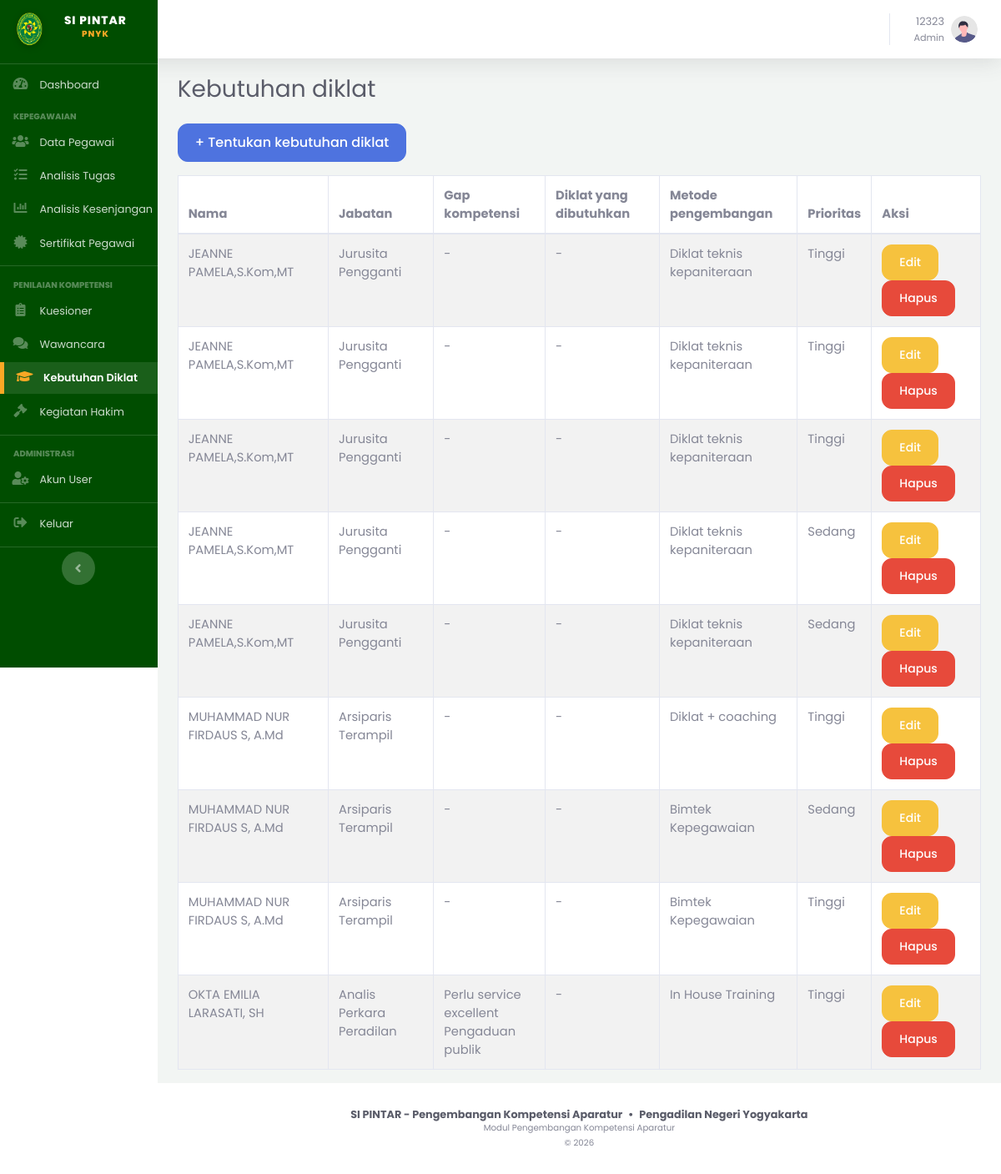
The page /admin/diklat/index.php (signed in) on the database its author committed.
### tables this page shows
CREATE TABLE `kebutuhan_diklat` (
  `id_kebutuhan` int(10) UNSIGNED NOT NULL,
  `id_pegawai` int(10) UNSIGNED NOT NULL,
  `id_kesenjangan` int(10) UNSIGNED DEFAULT NULL,
  `id_diklat` int(10) UNSIGNED DEFAULT NULL,
  `metode_pengembangan` varchar(100) DEFAULT NULL,
  `prioritas` enum('Tinggi','Sedang','Rendah') NOT NULL DEFAULT 'Sedang',
  `status` enum('Diusulkan','Disetujui','Terlaksana','Ditolak') NOT NULL DEFAULT 'Diusulkan',
  `tahun_rencana` year(4) NOT NULL,
  `catatan` text DEFAULT NULL,
  `created_at` timestamp NOT NULL DEFAULT current_timestamp(),
  `updated_at` timestamp NOT NULL DEFAULT current_timestamp() ON UPDATE current_timestamp()
);

CREATE TABLE `pegawai` (
  `id_pegawai` int(10) UNSIGNED NOT NULL,
  `nip` varchar(30) NOT NULL,
  `nama_lengkap` varchar(150) NOT NULL,
  `id_jabatan` int(10) UNSIGNED NOT NULL,
  `status_aktif` enum('Aktif','Non-Aktif') NOT NULL DEFAULT 'Aktif',
  `dibuat_oleh` int(10) UNSIGNED DEFAULT NULL COMMENT 'users.id_user (role Admin) yang menginput data ini',
  `created_at` timestamp NOT NULL DEFAULT current_timestamp(),
  `updated_at` timestamp NOT NULL DEFAULT current_timestamp() ON UPDATE current_timestamp()
);

CREATE TABLE `jabatan` (
  `id_jabatan` int(10) UNSIGNED NOT NULL,
  `kode_jabatan` varchar(20) NOT NULL,
  `nama_jabatan` varchar(100) NOT NULL,
  `is_penilai` tinyint(1) NOT NULL DEFAULT 0 COMMENT '1 = jabatan ini berpotensi menjadi user Penilai',
  `created_at` timestamp NOT NULL DEFAULT current_timestamp()
);

CREATE TABLE `analisis_kesenjangan_kompetensi` (
  `id_kesenjangan` int(10) UNSIGNED NOT NULL,
  `id_jabatan` int(10) UNSIGNED NOT NULL,
  `id_pegawai` int(10) UNSIGNED NOT NULL,
  `kompetensi_jabatan` text NOT NULL COMMENT 'Standar/kebutuhan kompetensi untuk jabatan',
  `kompetensi_pegawai_saat_ini` text NOT NULL COMMENT 'Kondisi/skor kompetensi pegawai saat ini',
  `gap_kompetensi` text NOT NULL COMMENT 'Nilai selisih/kategori gap',
  `dampak` text DEFAULT NULL COMMENT 'Dampak dari adanya gap kompetensi',
  `created_at` timestamp NOT NULL DEFAULT current_timestamp(),
  `updated_at` timestamp NOT NULL DEFAULT current_timestamp() ON UPDATE current_timestamp()
);

### includes/auth.php (called while the page is built, shortened)
<?php
function currentUser(): array
{
    return [
        'id_user'      => $_SESSION['id_user'] ?? null,
        'nip'          => $_SESSION['nip'] ?? null,
        'role'         => $_SESSION['role'] ?? null,
        'id_pegawai'   => $_SESSION['id_pegawai'] ?? null,
        'nama'         => $_SESSION['nama'] ?? null,
        'id_jabatan'   => $_SESSION['id_jabatan'] ?? null,
        'nama_jabatan' => $_SESSION['nama_jabatan'] ?? null,
    ];
}

### admin/diklat/index.php (the view, shortened to what this page needs)
<?php
$pdo = Database::getConnection();
$data = $pdo->query(
    "SELECT kd.*, p.nama_lengkap, j.nama_jabatan, d.nama_diklat,
            g.gap_kompetensi
     FROM kebutuhan_diklat kd
     JOIN pegawai p ON p.id_pegawai = kd.id_pegawai
     JOIN jabatan j ON j.id_jabatan = p.id_jabatan
     LEFT JOIN diklat d ON d.id_diklat = kd.id_diklat
     LEFT JOIN analisis_kesenjangan_kompetensi g ON g.id_kesenjangan = kd.id_kesenjangan
     ORDER BY j.id_jabatan, p.nama_lengkap, kd.created_at DESC"
)->fetchAll();
$pageTitle = 'Kebutuhan diklat';
require_once __DIR__ . '/../../includes/header.php';
?>
<a href="tambah.php" class="btn btn-primary mb-3">+ Tentukan kebutuhan diklat</a>
<table class="table table-bordered table-striped bg-white">
<thead><tr><th>Nama</th><th>Jabatan</th><th>Gap kompetensi</th><th>Diklat yang dibutuhkan</th><th>Metode pengembangan</th><th>Prioritas</th><th>Aksi</th></tr></thead>
<tbody>
<?php foreach ($data as $row): ?>
<tr>
  <td><?= htmlspecialchars($row['nama_lengkap']) ?></td>
  <td><?= htmlspecialchars($row['nama_jabatan']) ?></td>
  <td><?= nl2br(htmlspecialchars($row['gap_kompetensi'] ?? '-')) ?></td>
  <td><?= htmlspecialchars($row['nama_diklat'] ?? '-') ?></td>
  <td><?= htmlspecialchars($row['metode_pengembangan'] ?? '-') ?></td>
  <td><?= htmlspecialchars($row['prioritas']) ?></td>
  <td>
    <a href="edit.php?id=<?= (int) $row['id_kebutuhan'] ?>" class="btn btn-sm btn-warning">Edit</a>
    <a href="hapus.php?id=<?= (int) $row['id_kebutuhan'] ?>" class="btn btn-sm btn-danger" onclick="return confirm('Hapus kebutuhan diklat ini?')">Hapus</a>
  </td>
</tr>
<?php endforeach; ?>
</tbody>
</table>
<?php require_once __DIR__ . '/../../includes/footer.php'; ?>

### includes/header.php (shortened to what this page needs)
<?php
$user = currentUser();
$currentScript = $_SERVER['SCRIPT_NAME'] ?? ($_SERVER['PHP_SELF'] ?? '');
function siPintarMenuActive(string $needle, string $path): string
{
    return (strpos($path, $needle) !== false) ? 'active' : '';
}
?>
<!DOCTYPE html>
<html lang="id">
<head>
<link href="<?= BASE_URL ?>/assets/vendor/fontawesome-free/css/all.min.css" rel="stylesheet" type="text/css">
<link href="<?= BASE_URL ?>/assets/css/sb-admin-2.min.css" rel="stylesheet">
<link href="<?= BASE_URL ?>/assets/css/style.css" rel="stylesheet">
</head>
<body id="page-top">
<div id="wrapper">
<ul class="navbar-nav sidebar sidebar-dark accordion" id="accordionSidebar"
    style="background: linear-gradient(180deg, #004d00 10%, #004d00 100%); position: sticky; top: 0; height: 100vh; overflow-y: hidden; overflow-x: hidden; z-index: 1050;">
    <a class="sidebar-brand d-flex align-items-center justify-content-center" href="<?= BASE_URL ?>/index.php">
        <div class="sidebar-brand-icon">
            <img src="<?= BASE_URL ?>/assets/img/logo.png" style="width: 40px; filter: drop-shadow(0 2px 4px rgba(0,0,0,0.2));">
        </div>
        <div class="sidebar-brand-text mx-2" style="font-weight: 800; letter-spacing: 1px;">
            SI PINTAR <sup style="color: #F9A825;">PNYK</sup>
        </div>
    </a>
    <hr class="sidebar-divider my-0">
    <?php if ($user['role'] === 'Admin'): ?>
        <li class="nav-item <?= siPintarMenuActive('/admin/dashboard.php', $currentScript) ?>">
            <a class="nav-link" href="<?= BASE_URL ?>/admin/dashboard.php">
                <i class="fas fa-fw fa-tachometer-alt"></i>
                <span>Dashboard</span>
            </a>
        </li>
        <div class="sidebar-heading">Kepegawaian</div>
        <li class="nav-item <?= siPintarMenuActive('/admin/pegawai/', $currentScript) ?>">
            <a class="nav-link" href="<?= BASE_URL ?>/admin/pegawai/index.php">
                <i class="fas fa-fw fa-users"></i>
                <span>Data Pegawai</span>
            </a>
        </li>
        <li class="nav-item <?= siPintarMenuActive('/admin/analisis_tugas/', $currentScript) ?>">
            <a class="nav-link" href="<?= BASE_URL ?>/admin/analisis_tugas/index.php">
                <i class="fas fa-fw fa-tasks"></i>
                <span>Analisis Tugas</span>
            </a>
        </li>
        <li class="nav-item <?= siPintarMenuActive('/admin/gap/', $currentScript) ?>">
            <a class="nav-link" href="<?= BASE_URL ?>/admin/gap/index.php">
                <i class="fas fa-fw fa-chart-bar"></i>
                <span>Analisis Kesenjangan</span>
            </a>
        </li>
        <li class="nav-item <?= siPintarMenuActive('/admin/sertifikat/', $currentScript) ?>">
            <a class="nav-link" href="<?= BASE_URL ?>/admin/sertifikat/index.php">
                <i class="fas fa-fw fa-certificate"></i>
                <span>Sertifikat Pegawai</span>
            </a>
        </li>
        <hr class="sidebar-divider">
        <div class="sidebar-heading">Penilaian Kompetensi</div>
        <li class="nav-item <?= siPintarMenuActive('/admin/kuesioner/', $currentScript) ?>">
            <a class="nav-link" href="<?= BASE_URL ?>/admin/kuesioner/index.php">
                <i class="fas fa-fw fa-clipboard-list"></i>
                <span>Kuesioner</span>
            </a>
        </li>
        <li class="nav-item <?= siPintarMenuActive('/admin/wawancara/', $currentScript) ?>">
            <a class="nav-link" href="<?= BASE_URL ?>/admin/wawancara/index.php">
                <i class="fas fa-fw fa-comments"></i>
                <span>Wawancara</span>
            </a>
        </li>
        <li class="nav-item <?= siPintarMenuActive('/admin/diklat/', $currentScript) ?>">
            <a class="nav-link" href="<?= BASE_URL ?>/admin/diklat/index.php">
                <i class="fas fa-fw fa-graduation-cap"></i>
                <span>Kebutuhan Diklat</span>
            </a>
        </li>
        <li class="nav-item <?= siPintarMenuActive('/penilai/kegiatan_hakim/', $currentScript) ?>">
            <a class="nav-link" href="<?= BASE_URL ?>/penilai/kegiatan_hakim/index.php">
                <i class="fas fa-fw fa-gavel"></i>
                <span>Kegiatan Hakim</span>
            </a>
        </li>
    <?php endif; ?>
    <hr class="sidebar-divider">
    <?php if ($user['role'] === 'Admin'): ?>
    <div class="sidebar-heading">Administrasi</div>
    <li class="nav-item <?= siPintarMenuActive('/admin/users/', $currentScript) ?>">
        <a class="nav-link" href="<?= BASE_URL ?>/admin/users/index.php">
            <i class="fas fa-fw fa-user-cog"></i>
            <span>Akun User</span>
        </a>
    </li>
    <hr class="sidebar-divider">
    <?php endif; ?>
    <li class="nav-item">
        <a class="nav-link" href="<?= BASE_URL ?>/auth/logout.php" id="tombol-logout-sidebar" style="cursor: pointer;">
            <i class="fas fa-fw fa-sign-out-alt"></i>
            <span>Keluar</span>
        </a>
    </li>
    <hr class="sidebar-divider d-none d-md-block">
    <div class="text-center d-none d-md-inline">
        <button class="rounded-circle border-0" id="sidebarToggle"></button>
    </div>
</ul>
<div id="content-wrapper" class="d-flex flex-column">
<div id="content" style="padding-top: 90px;">
<nav class="navbar navbar-expand navbar-light bg-white topbar mb-4 fixed-top shadow">
    <ul class="navbar-nav ml-auto">
        <li class="nav-item dropdown no-arrow">
            <a class="nav-link dropdown-toggle" href="#" id="userDropdown" role="button" data-toggle="dropdown" aria-haspopup="true" aria-expanded="false">
                <span class="mr-2 d-none d-lg-inline text-gray-600 small text-right">
                    <?= htmlspecialchars($user['nama'] ?? $user['nip']) ?><br>
                    <span style="font-size: .7rem;"><?= htmlspecialchars($user['role']) ?><?= $user['nama_jabatan'] ? ' - ' . htmlspecialchars($user['nama_jabatan']) : '' ?></span>
                </span>
                <img class="img-profile rounded-circle" src="<?= BASE_URL ?>/assets/img/undraw_profile.svg">
            </a>
        </li>
    </ul>
</nav>
<div class="container-fluid">
<h1 class="h3 mb-4 text-gray-800"><?= htmlspecialchars($pageTitle ?? '') ?></h1>

### includes/footer.php (shortened to what this page needs)
</div>
</div>
<footer class="sticky-footer bg-white">
    <div class="container my-auto">
        <div class="copyright text-center my-auto">
            <div class="font-weight-bold text-dark mb-1">
                <?= APP_NAME ?> <span class="mx-1">&bull;</span> Pengadilan Negeri Yogyakarta
            </div>
            <div class="small text-secondary mb-2">
                Modul Pengembangan Kompetensi Aparatur
            </div>
            <div class="small text-muted">
                &copy; <?= date('Y') ?>
            </div>
        </div>
    </div>
</footer>
</div>
</div>
</body>
</html>

### assets/css/style.css (style rules this page uses)
:root { --pn-green: #006837; --pn-green-dark: #004d29; --pn-gold: #F9A825; }
body, #wrapper, h1, h2, h3, h4, h5, h6, p, span, a, div, table, input, button, select, textarea { font-family: 'Poppins', sans-serif !important; }
#content-wrapper { background-color: #F2F5F3 !important; }
.btn { border-radius: 12px !important; padding: 10px 20px; font-weight: 500; box-shadow: none !important; }
.sidebar .nav-item.active .nav-link { font-weight: 600 !important; color: #ffffff !important; background-color: rgba(255, 255, 255, 0.1); border-left: 5px solid var(--pn-gold); padding-left: 1rem; border-radius: 0 10px 10px 0; }
.sidebar .nav-item.active .nav-link i { color: var(--pn-gold) !important; }
.table { font-size: .92rem; }
.sidebar .nav-item .nav-link span { font-size: 0.8rem; }
.sidebar-brand-text { font-size: 0.85rem; }
#accordionSidebar { scrollbar-width: none; -ms-overflow-style: none; }
.sidebar .nav-item .nav-link i { color: rgba(255, 255, 255, 0.35) !important; transition: all .2s ease; }
.sidebar .nav-item.active .nav-link i, .sidebar .nav-item .nav-link.active i { color: #F9A825 !important; }
.sidebar:not(.toggled) .nav-item { margin: 0 0 .18rem 0 !important; }
.sidebar:not(.toggled) .nav-item .nav-link { padding: .58rem .9rem !important; line-height: 1.18 !important; }
.sidebar:not(.toggled) .nav-item .nav-link i { font-size: 1rem !important; margin-right: .55rem !important; }
.sidebar:not(.toggled) .sidebar-heading { padding: .62rem 1rem .24rem !important; margin: 0 !important; font-size: .62rem !important; opacity: .85; }
.sidebar:not(.toggled) .sidebar-divider { margin: .36rem 0 !important; }
.sidebar:not(.toggled) .sidebar-brand { padding: 1.2rem 1rem !important; }

### rows shown on the page
kebutuhan_diklat: id_pegawai.nama_lengkap "JEANNE PAMELA,S.Kom,MT", jabatan.nama_jabatan "Jurusita Pengganti", gap_kompetensi "-", nama_diklat "-", metode_pengembangan "Diklat teknis kepaniteraan", prioritas "Tinggi"
kebutuhan_diklat: id_pegawai.nama_lengkap "JEANNE PAMELA,S.Kom,MT", jabatan.nama_jabatan "Jurusita Pengganti", gap_kompetensi "-", nama_diklat "-", metode_pengembangan "Diklat teknis kepaniteraan", prioritas "Tinggi"
kebutuhan_diklat: id_pegawai.nama_lengkap "JEANNE PAMELA,S.Kom,MT", jabatan.nama_jabatan "Jurusita Pengganti", gap_kompetensi "-", nama_diklat "-", metode_pengembangan "Diklat teknis kepaniteraan", prioritas "Tinggi"
kebutuhan_diklat: id_pegawai.nama_lengkap "JEANNE PAMELA,S.Kom,MT", jabatan.nama_jabatan "Jurusita Pengganti", gap_kompetensi "-", nama_diklat "-", metode_pengembangan "Diklat teknis kepaniteraan", prioritas "Sedang"
kebutuhan_diklat: id_pegawai.nama_lengkap "JEANNE PAMELA,S.Kom,MT", jabatan.nama_jabatan "Jurusita Pengganti", gap_kompetensi "-", nama_diklat "-", metode_pengembangan "Diklat teknis kepaniteraan", prioritas "Sedang"
kebutuhan_diklat: id_pegawai.nama_lengkap "MUHAMMAD NUR FIRDAUS S, A.Md", jabatan.nama_jabatan "Arsiparis Terampil", gap_kompetensi "-", nama_diklat "-", metode_pengembangan "Diklat + coaching", prioritas "Tinggi"
kebutuhan_diklat: id_pegawai.nama_lengkap "MUHAMMAD NUR FIRDAUS S, A.Md", jabatan.nama_jabatan "Arsiparis Terampil", gap_kompetensi "-", nama_diklat "-", metode_pengembangan "Bimtek Kepegawaian", prioritas "Sedang"
kebutuhan_diklat: id_pegawai.nama_lengkap "MUHAMMAD NUR FIRDAUS S, A.Md", jabatan.nama_jabatan "Arsiparis Terampil", gap_kompetensi "-", nama_diklat "-", metode_pengembangan "Bimtek Kepegawaian", prioritas "Tinggi"
kebutuhan_diklat: id_pegawai.nama_lengkap "OKTA EMILIA LARASATI, SH", jabatan.nama_jabatan "Analis Perkara Peradilan", id_kesenjangan.gap_kompetensi "Perlu service excellent Pengaduan publik", nama_diklat "-", metode_pengembangan "In House Training", prioritas "Tinggi"

### other values the page prints
$user['nama'] "12323"
$user['role'] "Admin"
$pageTitle "Kebutuhan diklat"
APP_NAME "SI PINTAR - Pengembangan Kompetensi Aparatur"
